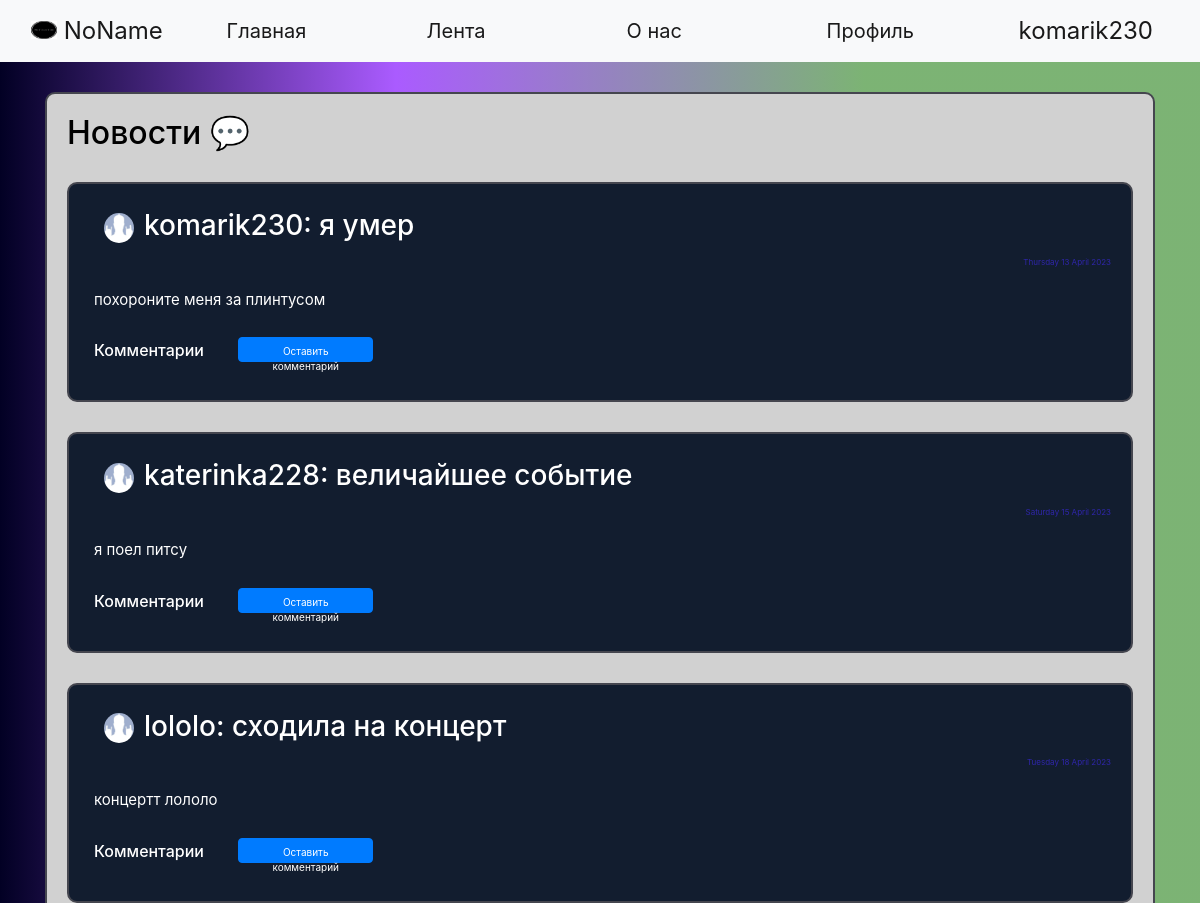
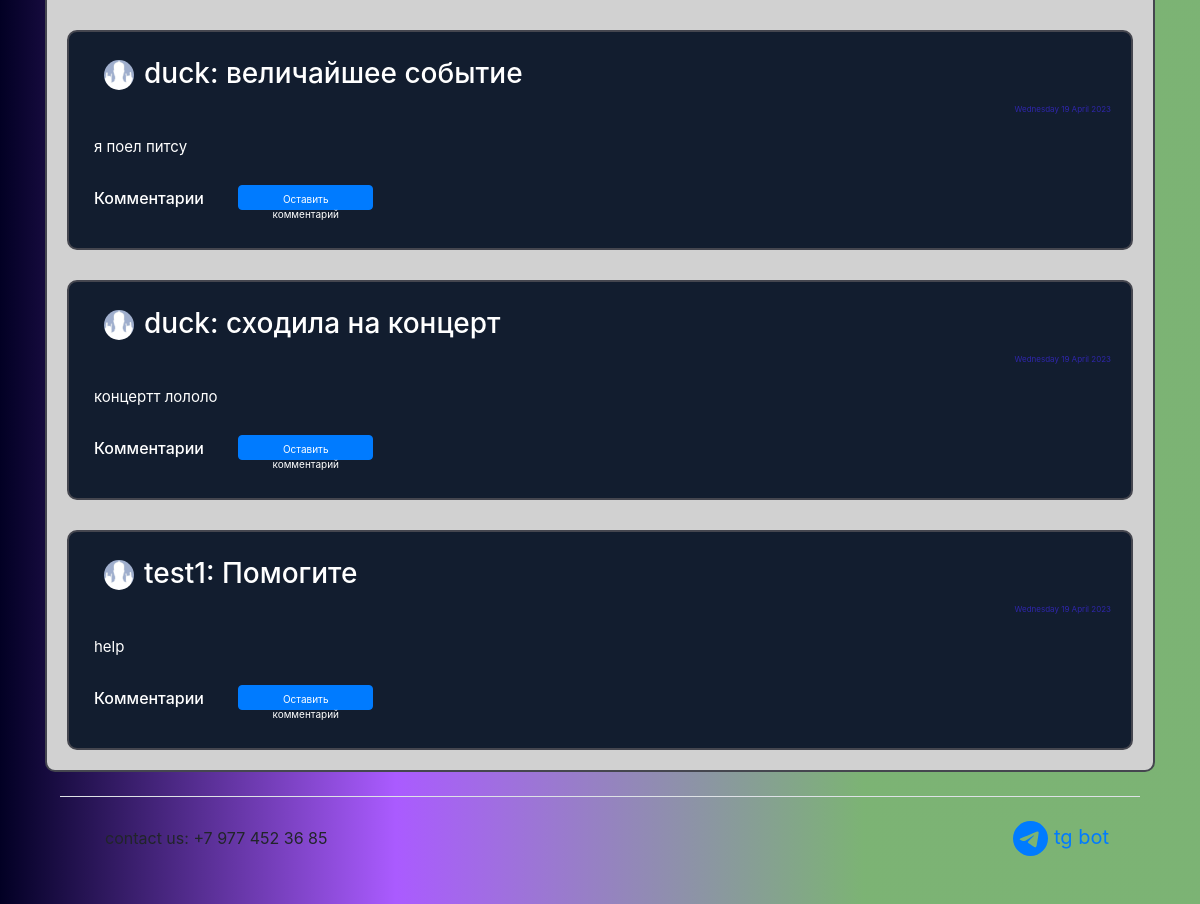
The page /news (signed in) on the database its author committed (2 pictures, top to bottom).
### data/users.py (models this page shows, shortened)
class User(SqlAlchemyBase, UserMixin):
    __tablename__ = 'users'
    id = sqlalchemy.Column(sqlalchemy.Integer,
                           primary_key=True, autoincrement=True)
    name = sqlalchemy.Column(sqlalchemy.String)
    surname = sqlalchemy.Column(sqlalchemy.String)
    nickname = sqlalchemy.Column(sqlalchemy.String)
    age = sqlalchemy.Column(sqlalchemy.Integer)
    status = sqlalchemy.Column(sqlalchemy.String)
    about = sqlalchemy.Column(sqlalchemy.String)
    email = sqlalchemy.Column(sqlalchemy.String, unique=True)
    hashed_password = sqlalchemy.Column(sqlalchemy.String)
    modified_date = sqlalchemy.Column(sqlalchemy.DateTime, default=datetime.datetime.now)
    city_from = sqlalchemy.Column(sqlalchemy.String)
    habit = sqlalchemy.Column(sqlalchemy.String)  # id_1;id_2
    habits = orm.relation("Habits", back_populates='user')
    news = orm.relation("News", back_populates='user')
    comments = orm.relation("Comments", back_populates='user')

### data/news.py (models this page shows)
class News(SqlAlchemyBase, UserMixin):
    __tablename__ = 'news'
    id = sqlalchemy.Column(sqlalchemy.Integer,
                           primary_key=True, autoincrement=True)
    title = sqlalchemy.Column(sqlalchemy.String)
    content = sqlalchemy.Column(sqlalchemy.String)
    created_date = sqlalchemy.Column(sqlalchemy.DateTime,
                                     default=datetime.datetime.now)
    user_id = sqlalchemy.Column(sqlalchemy.Integer,
                                sqlalchemy.ForeignKey("users.id"))
    comms = sqlalchemy.Column(sqlalchemy.String)
    user = orm.relation('User')

### server.py (the view)
@app.route("/news", methods=['GET', 'POST'])
def news():
    db_sess = db_session.create_session()
    rec_news = db_sess.query(News).all()
    top_news = []
    news_index = 0
    path = 'static/img/users_photo/default.jpg'
    for news in rec_news:
        path = ''
        news_index += 1
        creator_nickname = (db_sess.query(User).filter(User.id == news.user_id).first()).nickname
        for images in os.listdir('static/img/users_photo'):
            if images.split('.')[0] == creator_nickname:
                path = 'static/img/users_photo/' + images
        if path == '':
            path = 'static/img/users_photo/default.jpg'
        comments = []
        if news.comms:
            if ';' in news.comms:
                for com_id in news.comms.split(';'):
                    comments.append(db_sess.query(Comments).filter(Comments.id == com_id).first())
            elif len(news.comms) == 1:
                com_id = news.comms
                comments = [db_sess.query(Comments).filter(Comments.id == com_id).first()]
        else:
            comments = []
        if len(comments) > 1:
            comments = sorted(comments, key=lambda x: x.created_date)
        comments_main = []
        for com in comments:
            comentor_nickname = db_sess.query(User).filter(User.id == com.user_id).first().nickname
            comments_main.append({'id': com.id,
                                  'content': com.content,
                                  'created_date': com.created_date.strftime("%A %d %B %Y"),
                                  'creator': comentor_nickname})
        comments = comments_main
        top_news.append({'id': news.id,
                         'title': news.title,
                         'content': news.content,
                         'created_date': news.created_date.strftime("%A %d %B %Y"),
                         'comms': comments,
                         'creator': creator_nickname,
                         'path': path})
    return render_template("news.html", top_news=top_news, path=path, random_id=random.randint(1, 2 ** 16),
                           title='Лента')

### data/db_session.py (called while the page is built)
def create_session() -> Session:
    global __factory
    return __factory()

### server.py (called while the page is built)
@login_manager.user_loader
def load_user(user_id):
    db_sess = db_session.create_session()
    return db_sess.query(User).get(user_id)

### templates/news.html (shortened to what this page needs)
{% extends "base.html" %}
{% block content %}
<div class="page_border" style="color: black !important;">
    <h2>Новости &#128172;</h2>
    {% for new in top_news%}
    <div class="page_border" style="background-color: #121d2f !important;">
        <div class="menu_item">
            <h3><a><a><img
                    src={{new['path']}}?dummy={{random_id}} alt="avatar"
                    class="round_avatar"></a></a>{{new['creator']}}: {{new['title']}} </h3>
        </div>
        <div class="reposts">
            <p>{{new['created_date']}}</p>
        </div>
        <div class="menu_item">
            <p>{{new['content']}}</p>
        </div>
        <div class="menu_item">
            <h6>Комментарии {% if current_user.is_authenticated %}
                <a href="/com_add/{{ new['id'] }}" class="btn btn-primary"
                   style=" height:25px; width:135px; font-size: 10px; margin-bottom:5px; margin-left: 30px;">Оставить
                    комментарий</a>
                {% endif %}
            </h6>
        </div>
    </div>
    {% endfor %}
</div>
{% endblock %}

### templates/base.html (shortened to what this page needs)
<!doctype html>
<html lang="en">
<head>
    <link rel="stylesheet" href="/static/css/style.css?random()">
    <link rel="stylesheet"
          href="https://stackpath.bootstrapcdn.com/bootstrap/4.4.1/css/bootstrap.min.css"
>
</head>
<body>
<header>
    <nav class="navbar navbar-expand-lg navbar-light bg-light">
        <div class="container-fluid">
            <a class="navbar-brand" style="width: 250px;" href="/">
                <img src="/static/img/logo.png" alt="" width="26" height="18"
                     class="d-inline-block text-align-center" style="margin-bottom:5px;">
                NoName
            </a>
            <div class="collapse navbar-collapse">
                <ul class="mx-auto navbar-nav">
                    <li class="nav-item">
                        <a class="nav-link active" style="width: 200px;" aria-current="page" href="/">Главная</a>
                    </li>
                    <li class="nav-item">
                        <a class="nav-link active" style="width: 200px;" href="/news">Лента</a>
                    </li>
                    <li class="nav-item">
                        <a class="nav-link active" style="width: 200px;" href="/info">О нас</a>
                    </li>
                    <li class="nav-item">
                        <a class="nav-link active" style="width: 200px;" href="/office">Профиль</a>
                </ul>
                {% if current_user.is_authenticated %}
                <a class="navbar-brand" href="/logout">{{current_user.nickname}}</a>
                {% else %}
                <p>
                    <a class="btn btn-primary " href="/register">Зарегистрироваться</a>
                    <a class="btn btn-success" href="/login">Войти</a>
                </p>
                {% endif %}
            </div>
        </div>
    </nav>
</header>
<main role="main" class="container">
    {% block content %}{% endblock %}
       <div class="container">
  <footer class="d-flex flex-wrap justify-content-between align-items-center py-3 my-4 border-top">
    <div class="col-md-4 d-flex align-items-center">
      <a href="/" class="mb-3 me-2 mb-md-0 text-body-secondary text-decoration-none lh-1">
        <svg class="bi" width="30" height="24"><use xlink:href="#bootstrap"></use></svg>
      </a>
      <span class="mb-3 mb-md-0 text-body-secondary">contact us: +7 977 452 36 85</span>
    </div>
    <ul class="nav col-md-4 justify-content-end list-unstyled d-flex">
        <li class="nav-item"><a href="https://t.me/ylteambot" class="nav-link active" aria-current="page">
        tg bot</a></li>
    </ul>
  </footer>
    </div>
</main>
</body>
</html>

### static/css/style.css (style rules this page uses)
body { // color: black; background: rgb(2,0,36); background: linear-gradient(90deg, rgba(2,0,36,1) 0%, rgba(123,0,255,0.644782913165266) 33%, rgba(23,121,9,0.5635504201680672) 72%); }
.nav-item { color: white; font-weight: 400; font-size: 20px !important; }
.navbar-brand { font-size: 24px !important; }
.page_border { background-color: #d1d1d1 !important; color: white !important; border: 2px solid #45464F; border-radius: 10px; padding: 20px !important; margin: 0 auto; margin-top: 30px; }
.menu_item { padding: 5px !important; font-size: 15px !important; }
.reposts { color: #2f26ab !important; font-size: 8px !important; text-align: right; }
.round_avatar { margin-left:10px; margin-right:10px; width: 30px !important; height: 30px !important; border-radius: 50px !important; }
.col-md-4 { display: inline-block; }
.page_border { color: black; }

### rows shown on the page
User: nickname "komarik230", creator "komarik230"
News: title "я умер", content "похороните меня за плинтусом"
User: creator "katerinka228"
News: title "величайшее событие", content "я поел питсу"
User: creator "lololo"
News: title "сходила на концерт", content "концертт лололо"
User: creator "duck" "duck"
News: title "величайшее событие", content "я поел питсу"
News: title "сходила на концерт", content "концертт лололо"
User: creator "test1"
News: title "Помогите", content "help"

### other values the page prints
{{ new['created_date'] }} "Thursday 13 April 2023" "Saturday 15 April 2023" "Tuesday 18 April 2023" "Wednesday 19 April 2023" "Wednesday 19 April 2023" "Wednesday 19 April 2023"
